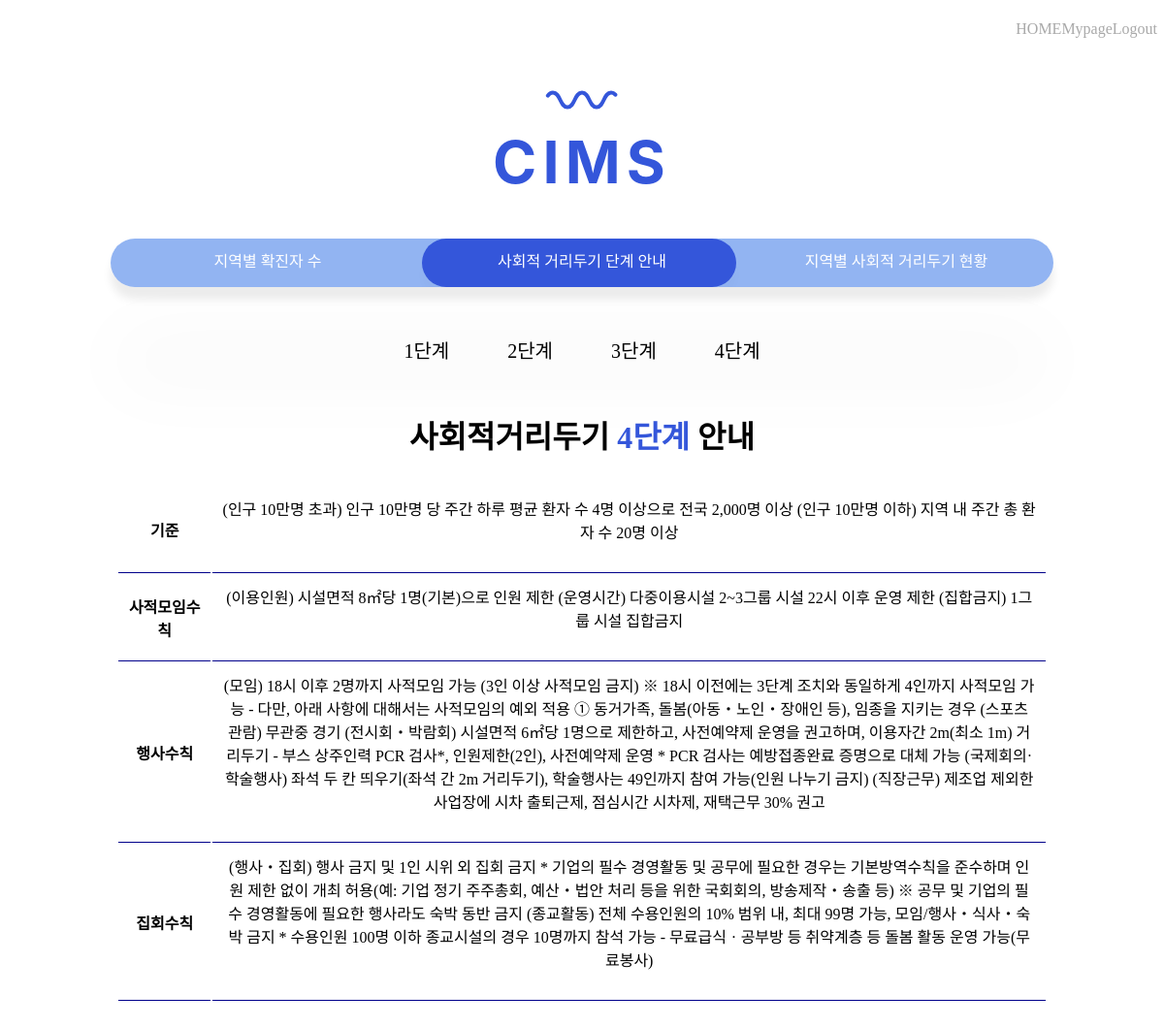
Screenshot of /stageInfo/level4 with the database file from the repository.
### socialDistance/models.py (models this page shows, shortened)
class SocialDistanceLevel(models.Model):
    level = models.CharField(max_length=1000)
    criterion = models.CharField(max_length=1000)
    privateMeetingRule = models.CharField(max_length=1000)
    festivalRule = models.CharField(max_length=1000)
    rallyRule = models.CharField(max_length=1000)

### socialDistance/views.py (the view)
# urls.py: path('stageInfo/level4', socialDistance.views.level4),
def level4(req):
    level4 = SocialDistanceLevel.objects
    return render(req, "level4.html", {'level4': level4})

### socialDistance/templates/level4.html (shortened to what this page needs)
<!DOCTYPE html>
<html lang="en">
<head>
    {% load static %}
    <link rel="stylesheet" href="https://cdnjs.cloudflare.com/ajax/libs/font-awesome/5.12.1/css/all.min.css">
    <link rel="stylesheet" href="{% static 'css/stageInfo.css' %}">
</head>
<body>
    <div class ="header">
        <ul>
            <a href="/startpage" style="text-decoration:none" ><li class="headr-menu">HOME</li></ㅁ>
            <a href="/mypage" style="text-decoration:none" ><li class="headr-menu">Mypage</li></a>
            <a href="/" style="text-decoration:none" ><li class="headr-menu">Logout</li></a>
        </ul>
    </div>
    <div class="hero" style="max-height: 700px; padding-top: 10px; padding-bottom: 40px; margin: 0px auto; text-align: center;" >
        <svg width="80" height="60" viewBox="5 0 80 60">
            <path class="wave" fill="none" stroke="#3456DA" stroke-width="4" stroke-linecap="round" d="M 0 37.5 c 7.684299348848887 0 7.172012725592294 -15 15 -15 s 7.172012725592294 15 15 15 s 7.172012725592294 -15 15 -15 s 7.172012725592294 15 15 15 s 7.172012725592294 -15 15 -15 s 7.172012725592294 15 15 15 s 7.172012725592294 -15 15 -15 s 7.172012725592294 15 15 15 s 7.172012725592294 -15 15 -15 s 7.172012725592294 15 15 15 s 7.172012725592294 -15 15 -15 s 7.172012725592294 15 15 15 s 7.172012725592294 -15 15 -15 s 7.172012725592294 15 15 15 s 7.172012725592294 -15 15 -15" $=1$=010.0" />
        </svg>
        <h4 class="animation-title bigTitle">CIMS</h4>
    </div>
    <div id="app">
        <ul class="menu-container">
            <a href="/localCoronic" style="text-decoration:none" ><li class="menu">지역별 확진자 수</li></a>
            <a href="/stageInfo" style="text-decoration:none" ><li class="menu">사회적 거리두기 단계 안내</li></a>
            <a href="/currentStage" style="text-decoration:none" ><li class="menu">지역별 사회적 거리두기 현황</li></a>
            <div class="focus-el el--1"></div>
        </ul>
    </div>
    <div class = "content">
        <ul class = "stage-menu">
            <li><a href="level1" style="text-decoration:none">1단계</a></li>
            <li><a href="level2" style="text-decoration:none">2단계</a></li>
            <li><a href="level3" style="text-decoration:none">3단계</a></li>
            <li><a href="level4" style="text-decoration:none">4단계</a></li>
        </ul>
        <div class="info">
            <h1 class="semi-title" style="color: black;">사회적거리두기 <span style="color: #3456DA;">4단계</span>  안내</h1>
            <div class="levelMatrix">
                <table>
                    <tr>
                        <th>기준</th>
                        <td>
                            <ul>
                                {% for level4 in level4.all %}
                                {% if level4.level == '4' %}
                                    <p>{{ level4.criterion }}</p>
                                {% endif %}
                                {% endfor %}
                            </ul>
                        </td>
                    </tr>
                    <tr>
                        <th>사적모임수칙</th>
                        <td>
                            <ul>
                                {% for level4 in level4.all %}
                                {% if level4.level == '4' %}
                                    <p>{{ level4.privateMeetingRule }}</p>
                                {% endif %}
                                {% endfor %}
                            </ul>
                        </td>
                    </tr>
                    <tr>
                        <th>행사수칙</th>
                        <td>
                            <ul>
                                {% for level4 in level4.all %}
                                {% if level4.level == '4' %}
                                    <p>{{ level4.festivalRule }}</p>
                                {% endif %}
                                {% endfor %}
                            </ul>
                        </td>
                    </tr>
                    <tr>
                        <th>집회수칙</th>
                        <td>
                            <ul>
                                {% for level4 in level4.all %}
                                {% if level4.level == '4' %}
                                    <p>{{ level4.rallyRule }}</p>
                                {% endif %}
                                {% endfor %}
                            </ul>
                        </td>
                    </tr>
                </table>
            </div>
        </div>
    </div>
</body>
</html>

### cimsWeb/static/css/stageInfo.css (style rules this page uses)
* { -webkit-box-sizing: border-box; box-sizing: border-box; margin: 0; padding: 0; }
body { margin: 0; width: 100%; height: 100vh; display: -webkit-box; display: -ms-flexbox; display: flex; -webkit-box-orient: vertical; -webkit-box-direction: normal; -ms-flex-direction: column; flex-direction: column; -webkit-box-pack: center; -ms-flex-pack: center; justify-content: center; -webkit-box-align: center; -ms-flex-align: center; align-items: center; background: #fff; overflow: scroll; }
.header { padding-left: 130vh; padding-right: 20vh; width: 100%; height: 10vh; margin: 0; display: -ms-grid; display: grid; place-items: center; }
.header ul { position: relative; width: 90%; height: 40px; display: -ms-grid; display: grid; -ms-grid-columns: (1fr)[3]; grid-template-columns: repeat(3, 1fr); }
.header ul li { list-style: none; margin-top: 10px; display: -ms-grid; display: grid; place-items: center; font-family: "IBMPlexSansKR-Regular"; color: darkgray; cursor: pointer; }
.animation-title { margin: 0 0 0.5rem 0; line-height: 1; letter-spacing: 0.1em; font-family: -apple-system, 'avenir next', avenir, roboto, noto, 'helvetica neue', helvetica, ubuntu, 'franklin gothic medium', 'century gothic', sans-serif; }
.bigTitle { color: #3456DA; font-size: 3.82rem; font-weight: 700; }
#app { width: 90%; display: -ms-grid; display: grid; place-items: center; }
#app ul { position: relative; width: 90%; height: 50px; display: -ms-grid; display: grid; -ms-grid-columns: (1fr)[3]; grid-template-columns: repeat(3, 1fr); border-radius: 35px; background: rgba(100, 149, 237, 0.7); -webkit-box-shadow: 0 12.5px 10px rgba(0, 0, 0, 0.08), 0 100px 80px rgba(0, 0, 0, 0.03); box-shadow: 0 12.5px 10px rgba(0, 0, 0, 0.08), 0 100px 80px rgba(0, 0, 0, 0.03); overflow: hidden; }
#app ul li { list-style: none; display: -ms-grid; display: grid; place-items: center; font-family: "IBMPlexSansKR-Regular"; color: #fff; z-index: 10; position: relative; cursor: pointer; margin-top: 10px; }
#app ul .focus-el { position: absolute; left: 33%; top: 0; width: calc(100% / 3); height: 100%; border-radius: 35px; background: #3456DA; -webkit-box-shadow: 0 12.5px 10px rgba(0, 0, 0, 0.015), 0 100px 80px rgba(0, 0, 0, 0.03); box-shadow: 0 12.5px 10px rgba(0, 0, 0, 0.015), 0 100px 80px rgba(0, 0, 0, 0.03); }
.content { width: 100%; height: 80vh; }
.content .stage-menu { font-family: 'IBMPlexSansKR-Regular'; font-size: 20px; display: -webkit-box; display: -ms-flexbox; display: flex; list-style: none; text-decoration: none; -webkit-box-orient: horizontal; -webkit-box-direction: normal; -ms-flex-direction: row; flex-direction: row; -webkit-box-pack: center; -ms-flex-pack: center; justify-content: center; margin: 50px; }
.content .stage-menu a { margin: 30px; color: black; }
.content .info { width: 80%; font-family: 'IBMPlexSansKR-Regular'; text-align: center; display: -webkit-box; display: -ms-flexbox; display: flex; -webkit-box-pack: center; -ms-flex-pack: center; justify-content: center; -webkit-box-orient: vertical; -webkit-box-direction: normal; -ms-flex-direction: column; flex-direction: column; -webkit-box-align: center; -ms-flex-align: center; align-items: center; position: absolute; left: 50%; -webkit-transform: translateX(-50%); transform: translateX(-50%); }
.content .info .semi-title { margin-bottom: 3%; }
.content .info .levelMatrix { text-align: center; padding-bottom: 10%; }
.content .info .levelMatrix ul { padding-bottom: 20px; }
.content .info .levelMatrix th { width: 10%; }
.content .info .levelMatrix th, .content .info .levelMatrix td { border-bottom: 1px solid #00008b; padding: 10px; }

### rows the page displays
SocialDistanceLevel: criterion "(인구 10만명 초과) 인구 10만명 당 주간 하루 평균 환자 수 4명 이상으로 전국 2,000명 이상 (인구 10만명 이하) 지역 내 주간 총 환자 수 20명 이상", privateMeetingRule "(이용인원) 시설면적 8㎡당 1명(기본)으로 인원 제한 (운영시간) 다중이용시설 2~3그룹 시설 22시 이후 운영 제한 (집합금지) 1그룹 시설 집합금지", festivalRule "(모임) 18시 이후 2명까지 사적모임 가능 (3인 이상 사적모임 금지) ※ 18시 이전에는 3단계 조치와 동일하게 4인까지 사적모임 가능 - 다만, 아래 사항에 대해서는 사적모임의 예외 적용 ① 동거가족, 돌봄(아동‧노인‧장애인 등), 임종을 지키는 경우 (스포츠 관람) 무관중 경기 (전시회‧박람회) 시설면적 6㎡당 1명으로 제한하고, 사전예약제 운영을 권고하며, 이용자간 2m(최소 1m) 거리두기 - 부스 상주인력 PCR 검사*, 인원제한(2인), 사전예약제 운영 * PCR 검사는 예방접종완료 증명으로 대체 가능 (국제회의·학술행사) 좌석 두 칸 띄우기(좌석 간 2m 거리두기), 학술행사는 49인까지 참여 가능(인원 나누기 금지) (직장근무) 제조업 제외한 사업장에 시차 출퇴근제, 점심시간 시차제, 재택근무 30% 권고", rallyRule "(행사‧집회) 행사 금지 및 1인 시위 외 집회 금지 * 기업의 필수 경영활동 및 공무에 필요한 경우는 기본방역수칙을 준수하며 인원 제한 없이 개최 허용(예: 기업 정기 주주총회, 예산‧법안 처리 등을 위한 국회회의, 방송제작‧송출 등) ※ 공무 및 기업의 필수 경영활동에 필요한 행사라도 숙박 동반 금지 (종교활동) 전체 수용인원의 10% 범위 내, 최대 99명 가능, 모임/행사‧식사‧숙박 금지 * 수용인원 100명 이하 종교시설의 경우 10명까지 참석 가능 - 무료급식ㆍ공부방 등 취약계층 등 돌봄 활동 운영 가능(무료봉사)"
